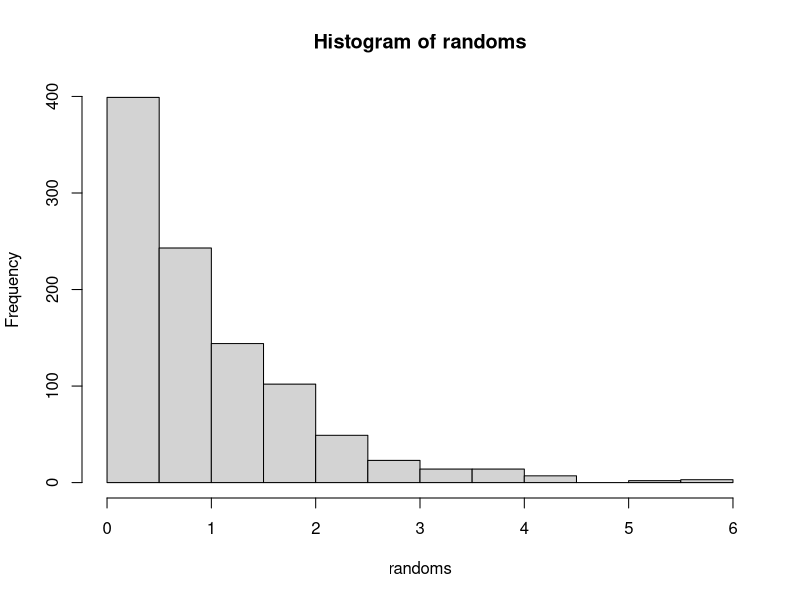

R code for this plot:
#Put inverse of F 
inverse<-function(U) {

	# put inverse here [we show an example]
	return(-log(1-U))

}

num_variables = 1000;

index = 1;

randoms<-vector();


while(index <=num_variables) {

	u = runif(1,0,1);
	
	randoms[index] = inverse(u);

	index = index +1;

}

print(randoms);
hist(randoms);